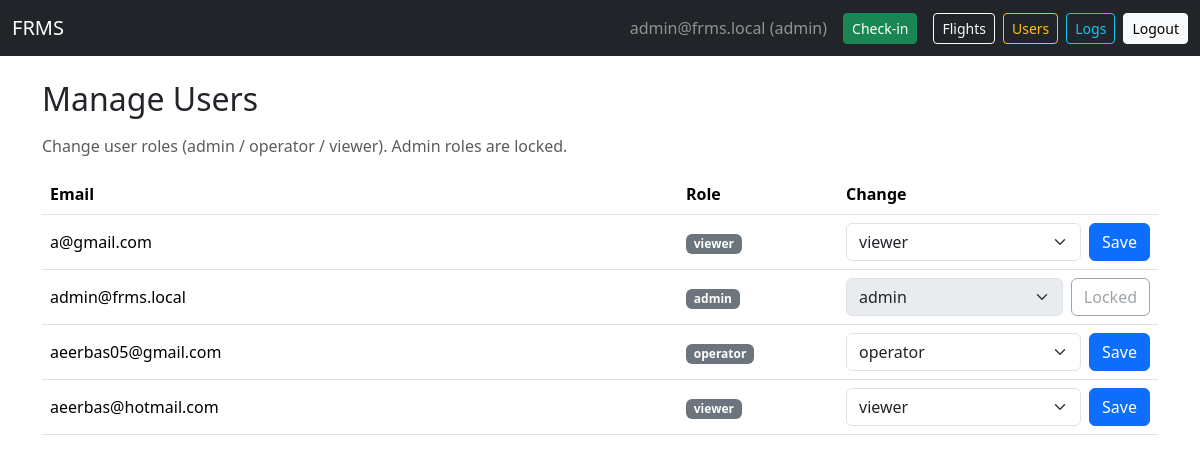
/admin/users (signed in), run on an earlier commit of the app's database.
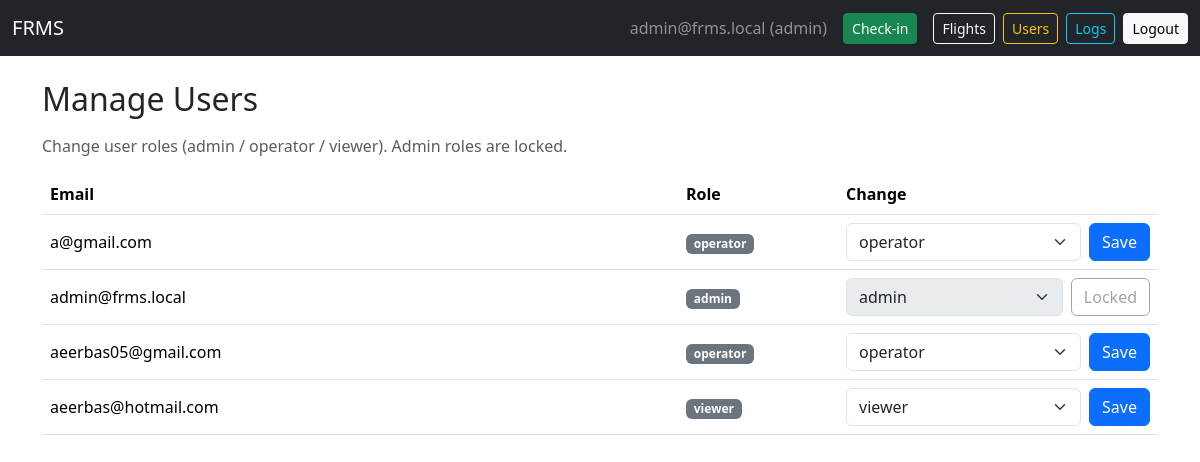
And on a later commit of the database.
### tables this page shows
CREATE TABLE users (
            id INTEGER PRIMARY KEY AUTOINCREMENT,
            email TEXT UNIQUE NOT NULL,
            password_hash TEXT NOT NULL,
            role TEXT NOT NULL DEFAULT 'viewer'  -- admin, operator, viewer
        );

### app.py (the view, shortened to what this page needs)
@app.route("/admin/users", methods=["GET", "POST"])
@login_required(role="admin")
def manage_users():
    db = get_db()
    users = db.execute("SELECT id, email, role FROM users ORDER BY email").fetchall()
    return render_template("manage_users.html", user=current_user(), users=users)

### app.py (called while the page is built)
def get_db():
    if "db" not in g:
        g.db = sqlite3.connect(DATABASE)
        g.db.row_factory = sqlite3.Row
    return g.db

def current_user():
    if "user_id" not in session: return None
    return get_db().execute("SELECT * FROM users WHERE id = ?", (session["user_id"],)).fetchone()

def login_required(role=None):
    from functools import wraps
    def decorator(func):
        @wraps(func)
        def wrapper(*args, **kwargs):
            user = current_user()
            if user is None:
                flash("Please log in first.", "warning")
                return redirect(url_for("login", next=request.path))
            if role and user["role"] != role:
                flash("Unauthorized.", "danger")
                return redirect(url_for("dashboard"))
            return func(*args, **kwargs)
        return wrapper
    return decorator

### templates/manage_users.html (shortened to what this page needs)
{% extends "base.html" %}
{% block content %}
<h2 class="mb-3">Manage Users</h2>
<p class="text-muted">Change user roles (admin / operator / viewer). Admin roles are locked.</p>
<div class="table-responsive">
  <table class="table align-middle">
    <thead>
      <tr>
        <th>Email</th>
        <th style="width: 160px;">Role</th>
        <th style="width: 320px;">Change</th>
      </tr>
    </thead>
    <tbody>
      {% for u in users %}
      <tr>
        <td>{{ u["email"] }}</td>
        <td><span class="badge bg-secondary">{{ u["role"] }}</span></td>
        <td>
          <form method="POST" class="d-flex gap-2">
            {% if u["role"] == "admin" %}
            <select class="form-select" name="role" disabled>
              <option selected>admin</option>
            </select>
            <button type="button" class="btn btn-outline-secondary" disabled>
              Locked
            </button>
            {% else %}
            <select class="form-select" name="role" required>
              <option value="viewer" {% if u["role"]=="viewer" %}selected{% endif %}>viewer</option>
              <option value="operator" {% if u["role"]=="operator" %}selected{% endif %}>operator</option>
            </select>
            <button type="submit" class="btn btn-primary">
              Save
            </button>
            {% endif %}
          </form>
        </td>
      </tr>
      {% endfor %}
    </tbody>
  </table>
</div>
{% endblock %}

What changed in the data, as far as the page shows it:
changed users "a@gmail.com": role "viewer" → "operator"
